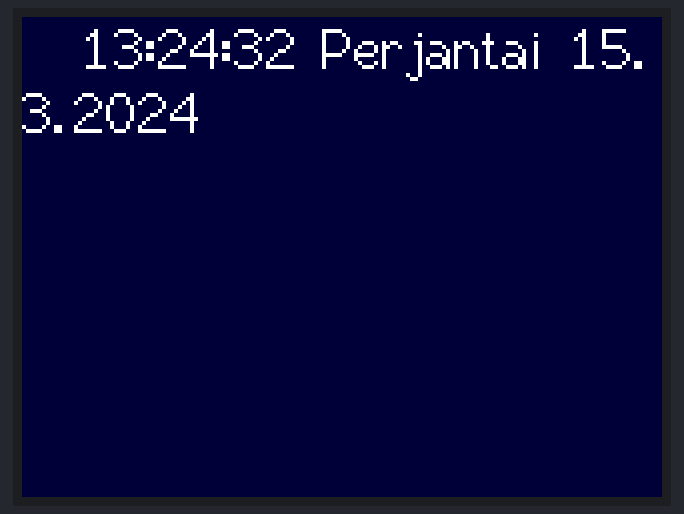
The sketch below on a simulated ESP8266 (NodeMCU). Parts: 320×240 colour display. WiFi joins after 1.5 s; servers stay silent unless stated; what the sketch prints to the serial monitor is not drawn.

Above: at 2.2 s.
At 6.1 s:
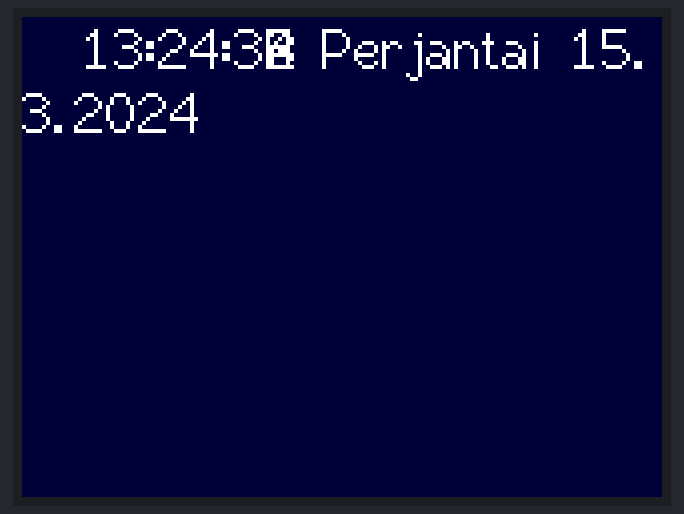
At 11.1 s:
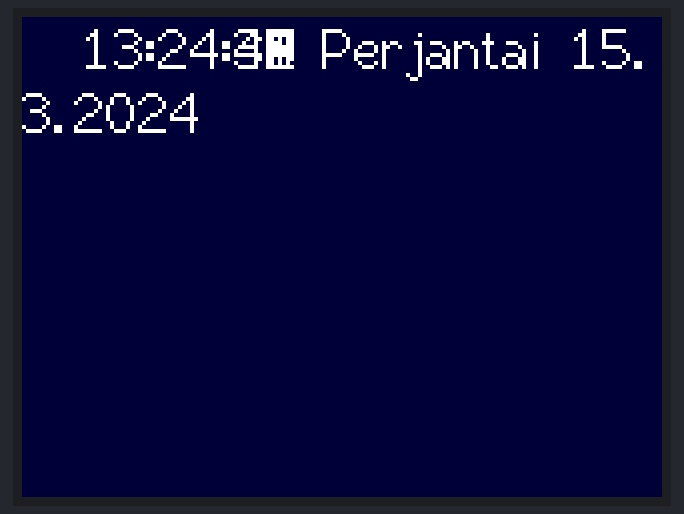
At 30.1 s:
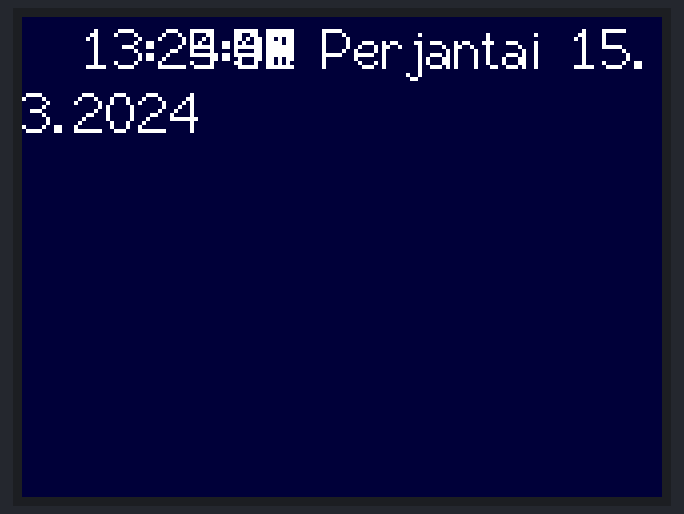

The sketch:

time_test.ino
```cpp
/*
 * TimeNTP_ESP8266WiFi.ino
 * Example showing time sync to NTP time source
 *
 * This sketch uses the ESP8266WiFi library
 */

#include <TimeLib.h>
#include <ESP8266WiFi.h>
#include <WiFiUdp.h>
#include "FS.h"
#include <SPI.h>
#include <netti.h>
#include <TFT_eSPI.h>
TFT_eSPI tft = TFT_eSPI();
const char ssid[] = "peten purkki";  //  your network SSID (name)
const char pass[] = "2019#petenPurkki";       // your network password
String pva[]= {"Sunnuntai","Maanantai","Tiistai","Keskiviikko","Torstai","Perjantai","Lauantai"};
// NTP Servers:
static const char ntpServerName[] = "us.pool.ntp.org";
//static const char ntpServerName[] = "time.nist.gov";
//static const char ntpServerName[] = "time-a.timefreq.bldrdoc.gov";
//static const char ntpServerName[] = "time-b.timefreq.bldrdoc.gov";
//static const char ntpServerName[] = "time-c.timefreq.bldrdoc.gov";

const int timeZone = 1;     // Central European Time
//const int timeZone = -5;  // Eastern Standard Time (USA)
//const int timeZone = -4;  // Eastern Daylight Time (USA)
//const int timeZone = -8;  // Pacific Standard Time (USA)
//const int timeZone = -7;  // Pacific Daylight Time (USA)
uint16_t darkblue= tft.color565(0,0,60);

WiFiUDP Udp;
unsigned int localPort = 8888;  // local port to listen for UDP packets

time_t getNtpTime();
void digitalClockDisplay();
void printDigits(int digits);
void sendNTPpacket(IPAddress &address);

void setup()
{
  tft.init();
  tft.fillScreen(darkblue);
  Serial.begin(115200);
  while (!Serial) ; // Needed for Leonardo only
  delay(250);
  Serial.print("Connecting to ");
  Serial.println(ssid);
  WiFi.begin(ssid, pass);

  while (WiFi.status() != WL_CONNECTED) {
    delay(500);
    Serial.print(".");
  }

  Serial.print("IP number assigned by DHCP is ");
  Serial.println(WiFi.localIP());
  Serial.println("Starting UDP");
  Udp.begin(localPort);
  Serial.print("Local port: ");
  Serial.println(Udp.localPort());
  Serial.println("waiting for sync");
  setSyncProvider(getNtpTime);
  setSyncInterval(300);
  netti.SetupWifi();

  tft.setRotation(3);


  tft.setCursor(20, 0, 2);
  tft.setTextColor(TFT_WHITE,darkblue);  tft.setTextSize(2);
}

time_t prevDisplay = 0; // when the digital clock was displayed

void loop()
{
  clo();
}

void clo()
{
  if (timeStatus() != timeNotSet) {
   if (now()!=prevDisplay) { //update the display only if time has changed
      prevDisplay = now();
      digitalClockDisplay();
    }
  }
}

void digitalClockDisplay()
{
  Serial.println("time");
  // digital clock display of the time
  tft.setCursor(30,0,2);
  tft.print(hour()+2);
  tftprintDigits(minute());
  tftprintDigits(second());
  tft.print(" ");
  tft.print(pva[weekday()-1]);
  tft.print(" ");
  tft.print(day());
  tft.print(".");
  tft.print(month());
  tft.print(".");
  tft.print(year());
}

void tftprintDigits(int digits)
{
  // utility for digital clock display: prints preceding colon and leading 0
  tft.print(":");
  if (digits < 10)
    tft.print('0');
  tft.print(digits);
}
void printDigits(int digits)
{
  // utility for digital clock display: prints preceding colon and leading 0
  Serial.print(":");
  if (digits < 10)
    Serial.print('0');
  Serial.print(digits);
}

/*-------- NTP code ----------*/

const int NTP_PACKET_SIZE = 48; // NTP time is in the first 48 bytes of message
byte packetBuffer[NTP_PACKET_SIZE]; //buffer to hold incoming & outgoing packets

time_t getNtpTime()
{
  IPAddress ntpServerIP; // NTP server's ip address

  while (Udp.parsePacket() > 0) ; // discard any previously received packets
  Serial.println("Transmit NTP Request");
  // get a random server from the pool
  WiFi.hostByName(ntpServerName, ntpServerIP);
  Serial.print(ntpServerName);
  Serial.print(": ");
  Serial.println(ntpServerIP);
  sendNTPpacket(ntpServerIP);
  uint32_t beginWait = millis();
  while (millis() - beginWait < 1500) {
    int size = Udp.parsePacket();
    if (size >= NTP_PACKET_SIZE) {
      Serial.println("Receive NTP Response");
      Udp.read(packetBuffer, NTP_PACKET_SIZE);  // read packet into the buffer
      unsigned long secsSince1900;
      // convert four bytes starting at location 40 to a long integer
      secsSince1900 =  (unsigned long)packetBuffer[40] << 24;
      secsSince1900 |= (unsigned long)packetBuffer[41] << 16;
      secsSince1900 |= (unsigned long)packetBuffer[42] << 8;
      secsSince1900 |= (unsigned long)packetBuffer[43];
      return secsSince1900 - 2208988800UL + timeZone * SECS_PER_HOUR;
    }
  }
  Serial.println("No NTP Response :-(");
  ESP.restart();
  return 0; // return 0 if unable to get the time
}

// send an NTP request to the time server at the given address
void sendNTPpacket(IPAddress &address)
{
  // set all bytes in the buffer to 0
  memset(packetBuffer, 0, NTP_PACKET_SIZE);
  // Initialize values needed to form NTP request
  // (see URL above for details on the packets)
  packetBuffer[0] = 0b11100011;   // LI, Version, Mode
  packetBuffer[1] = 0;     // Stratum, or type of clock
  packetBuffer[2] = 6;     // Polling Interval
  packetBuffer[3] = 0xEC;  // Peer Clock Precision
  // 8 bytes of zero for Root Delay & Root Dispersion
  packetBuffer[12] = 49;
  packetBuffer[13] = 0x4E;
  packetBuffer[14] = 49;
  packetBuffer[15] = 52;
  // all NTP fields have been given values, now
  // you can send a packet requesting a timestamp:
  Udp.beginPacket(address, 123); //NTP requests are to port 123
  Udp.write(packetBuffer, NTP_PACKET_SIZE);
  Udp.endPacket();
}
```
